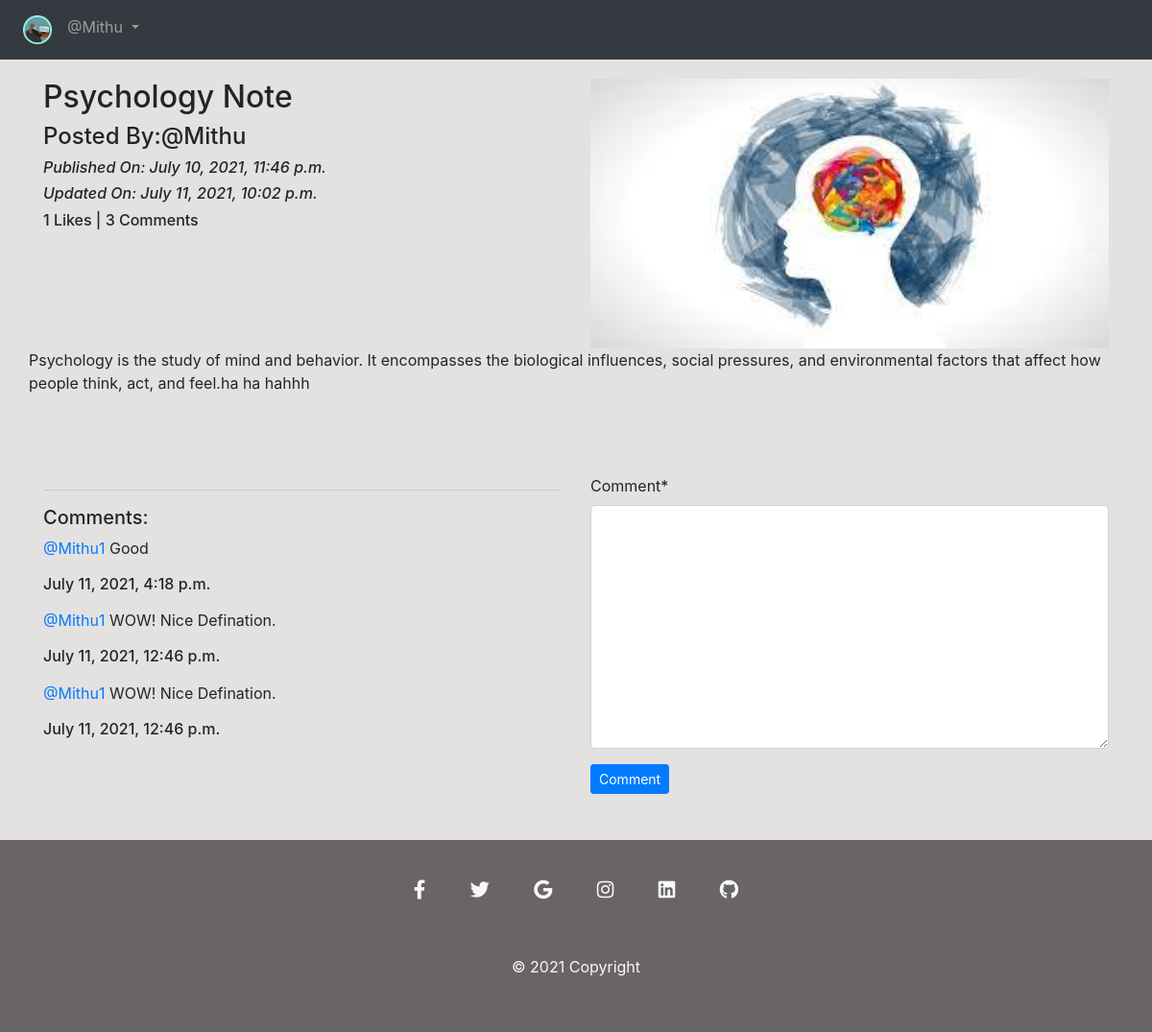
The app's page /blog/details/Psychology-92967a05-a0e1-4980-8e30-84d89923d8a2 (signed in), older data.
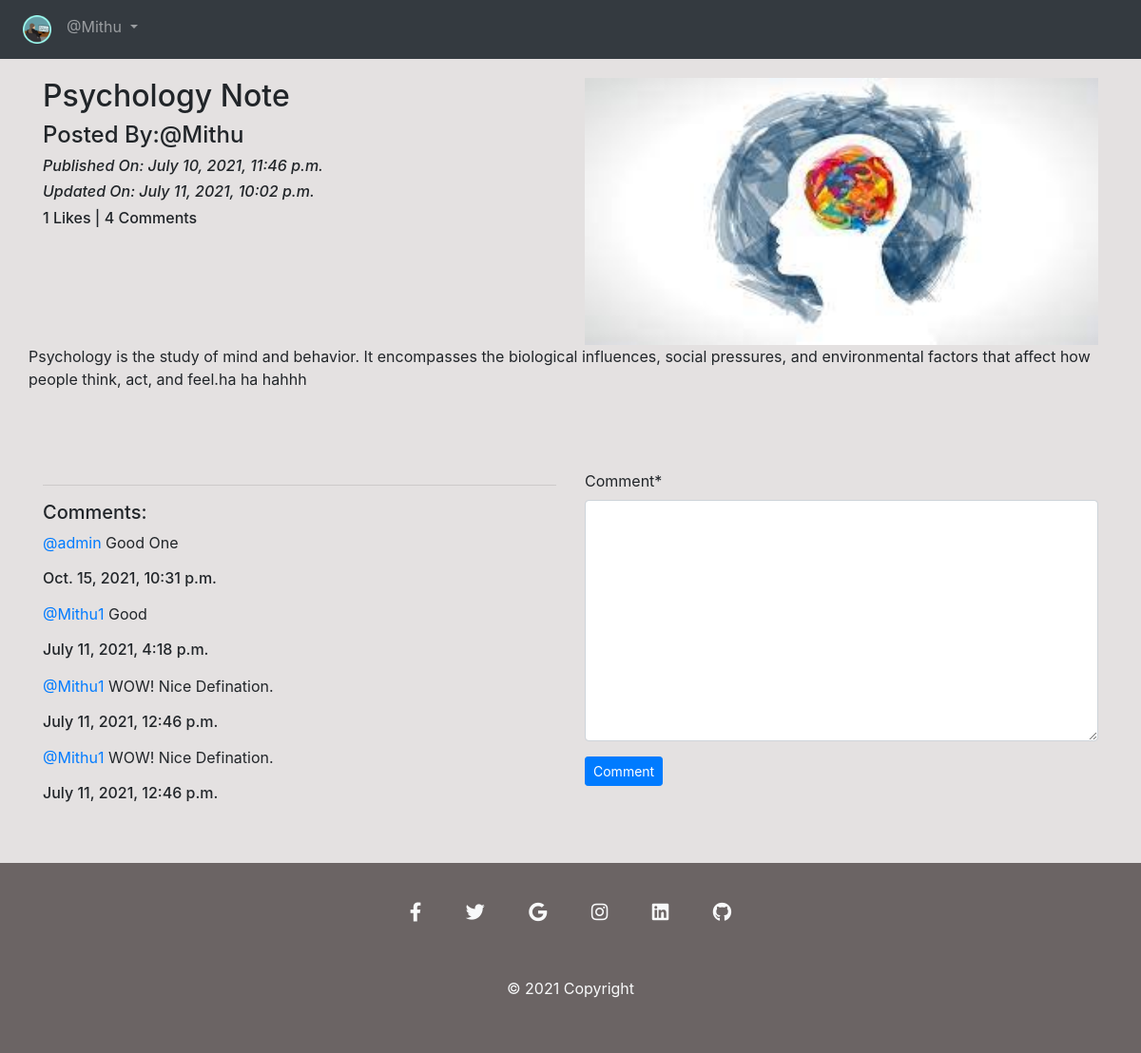
The same page, newer data.
### App_Blog/models.py (models this page shows, shortened)
class Blog(models.Model):
    author = models.ForeignKey(
        User, on_delete=models.CASCADE, related_name='post_author')
    blog_title = models.CharField(max_length=264, verbose_name='Put a Title')
    slug = models.SlugField(max_length=264, unique=True)
    blog_content = models.TextField(verbose_name="What's on your mind?")
    blog_image = models.ImageField(
        upload_to="blog_images", verbose_name='Image')
    publish_date = models.DateTimeField(auto_now_add=True)
    update_date = models.DateTimeField(auto_now=True)
    class Meta:
        ordering = ["-publish_date"]

class Comment(models.Model):
    blog = models.ForeignKey(
        Blog, on_delete=models.CASCADE, related_name='blog_comment')
    user = models.ForeignKey(
        User, on_delete=models.CASCADE, related_name='user_comment')
    Comment = models.TextField()
    comment_date = models.DateTimeField(auto_now_add=True)
    class Meta:
        ordering = ["-comment_date"]

### App_Blog/views.py (the view, shortened to what this page needs)
# urls.py: path('details/<slug:slug>', views.blog_details, name="blog_details"),
@login_required
def blog_details(request, slug):
    blog = Blog.objects.get(slug=slug)
    form = CommentForm()
    already_liked = Likes.objects.filter(blog=blog, user=request.user)
    if already_liked:
        liked = True
    else:
        liked = False
    return render(request, 'App_Blog/blog_details.html', context={'blog': blog, 'form': form, 'like': liked})

### App_Blog/forms.py
class CommentForm(forms.ModelForm):
    class Meta:
        model = Comment
        fields = ('Comment',)

### templates/App_Blog/blog_details.html (shortened to what this page needs)
{% extends 'base.html' %}
{% load crispy_forms_tags %}
{% block body_block %}
<div class="row">
    <div class="col-sm-6">
        <h2>{{ blog.blog_title }}</h2>
        <h4>Posted By:@{{ blog.author }}</h3>
            <i>
                <h6>Published On: {{ blog.publish_date }}</h6>
            </i>
            <i>
                <h6>Updated On: {{ blog.update_date }}</h6>
            </i>
            <h6>{{ blog.liked_blog.count }} Likes | {{ blog.blog_comment.count }} Comments</h6>
    </div>
    <div class="col-sm-6">
        <img src="/media/{{blog.blog_image }}" alt="" width="100%">
    </div>
    <p>{{ blog.blog_content|linebreaks }}</p>
</div>
{% if not like %}
<a href="{% url 'App_Blog:liked' pk=blog.pk %}"><i class="fa fa-thumbs-o-up fa-2x" aria-hidden="true"></i></a>
{% else %}
<a href="{% url 'App_Blog:unliked' pk=blog.pk %}"><i class="fa fa-thumbs-o-down fa-2x" aria-hidden="true"></i></a>
{% endif %}
<div class="row">
    <div class="col-sm-6">
        <hr>
        <h5>Comments:</h5>
        {% for comment in blog.blog_comment.all %}
        <p><a href="">@{{ comment.user }}</a> {{ comment.Comment }}<br>
        <h6>{{ comment.comment_date }}</h6>
        </p>
        {% endfor %}
    </div>
    <div class="col-sm-6">
        <form method="POST">
            {{ form|crispy }}
            <button type="submit" class="btn btn-primary btn-sm">Comment</button>
        </form>
    </div>
</div>
<br>
<br>
{% endblock %}

Row changes from the older to the newer data that the page shows:
computed for Blog "Psychology Note": blog_comment.count "3" → "4"
added Comment: user "admin", Comment "Good One", comment_date "Oct. 15, 2021, 10:31 p.m."
